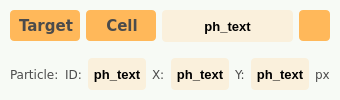
        <widget class="QFrame" name="frame_6">
         <property name="styleSheet">
          <string notr="true">background-color: rgb(247, 250, 245);
border-radius: 4px;</string>
         </property>
         <layout class="QVBoxLayout" name="verticalLayout_3" stretch="0,0">
          <property name="leftMargin">
           <number>5</number>
          </property>
          <property name="topMargin">
           <number>5</number>
          </property>
          <property name="rightMargin">
           <number>5</number>
          </property>
          <property name="bottomMargin">
           <number>5</number>
          </property>
          <item>
           <widget class="QFrame" name="frame_16">
            <property name="styleSheet">
             <string notr="true">background-color: rgb(247, 250, 245);
border-radius: 4px;</string>
            </property>
            <layout class="QHBoxLayout" name="horizontalLayout_19" stretch="0,1,3,0">
             <property name="leftMargin">
              <number>5</number>
             </property>
             <property name="topMargin">
              <number>5</number>
             </property>
             <property name="rightMargin">
              <number>5</number>
             </property>
             <property name="bottomMargin">
              <number>5</number>
             </property>
             <item>
              <widget class="QPushButton" name="pyqt5_button_select_target">
               <property name="minimumSize">
                <size>
                 <width>70</width>
                 <height>31</height>
                </size>
               </property>
               <property name="font">
                <font>
                 <family>Verdana</family>
                 <pointsize>11</pointsize>
                 <weight>75</weight>
                 <bold>true</bold>
                </font>
               </property>
               <property name="styleSheet">
                <string notr="true">QPushButton {
	border-radius: 4px;
	background-color: rgb(255, 184, 90);
	padding-left: 2px;
	color: rgb(75, 75, 75);
}
QPushButton:hover{
	background-color: rgb(248,214,176);	
}
QPushButton:pressed{
	background-color: rgb(179, 197, 192);
}
QPushButton:disabled{
	background-color: rgb(243, 239, 219);
}</string>
               </property>
               <property name="text">
                <string>Target</string>
               </property>
              </widget>
             </item>
             <item>
              <widget class="QPushButton" name="pyqt5_button_select_cell">
               <property name="minimumSize">
                <size>
                 <width>70</width>
                 <height>31</height>
                </size>
               </property>
               <property name="font">
                <font>
                 <family>Verdana</family>
                 <pointsize>11</pointsize>
                 <weight>75</weight>
                 <bold>true</bold>
                </font>
               </property>
               <property name="styleSheet">
                <string notr="true">QPushButton {
	border-radius: 4px;
	background-color: rgb(255, 184, 90);
	padding-left: 2px;
	color: rgb(75, 75, 75);
}
QPushButton:hover{
	background-color: rgb(248,214,176);	
}
QPushButton:pressed{
	background-color: rgb(179, 197, 192);
}
QPushButton:disabled{
	background-color: rgb(243, 239, 219);
}</string>
               </property>
               <property name="text">
                <string>Cell</string>
               </property>
              </widget>
             </item>
             <item>
              <widget class="QLabel" name="pyqt5_label_selection_text">
               <property name="font">
                <font>
                 <pointsize>10</pointsize>
                 <weight>75</weight>
                 <bold>true</bold>
                </font>
               </property>
               <property name="styleSheet">
                <string notr="true">border-radius: 4px;
padding: 5px;
background-color: rgb(250,240,220);
</string>
               </property>
               <property name="text">
                <string>ph_text</string>
               </property>
               <property name="alignment">
                <set>Qt::AlignCenter</set>
               </property>
              </widget>
             </item>
             <item>
              <widget class="QPushButton" name="pyqt5_button_refresh_parameters">
               <property name="enabled">
                <bool>true</bool>
               </property>
               <property name="minimumSize">
                <size>
                 <width>31</width>
                 <height>31</height>
                </size>
               </property>
               <property name="maximumSize">
                <size>
                 <width>31</width>
                 <height>31</height>
                </size>
               </property>
               <property name="font">
                <font>
                 <family>Verdana</family>
                 <pointsize>14</pointsize>
                </font>
               </property>
               <property name="toolTip">
                <string>Refresh Generators</string>
               </property>
               <property name="styleSheet">
                <string notr="true">QPushButton {
	border-radius: 4px;
	background-color: rgb(255, 184, 90);
	padding-left: 2px;
	color: rgb(75, 75, 75);
	image: url(:/ui/qt/resources/buttons/refresh_icon.png);
}
QPushButton:hover{
	background-color: rgb(248,214,176);	
	image: url(:/ui/qt/resources/buttons/refresh_icon.png);
}
QPushButton:pressed{
	background-color: rgb(179, 197, 192);
	image: url(:/ui/qt/resources/buttons/refresh_icon.png);
}
QPushButton:disabled{
	background-color: rgb(243, 239, 219);
	image: url(:/ui/qt/resources/buttons/refresh_icon.png);
}</string>
               </property>
               <property name="text">
                <string/>
               </property>
              </widget>
             </item>
            </layout>
           </widget>
          </item>
          <item>
           <widget class="QFrame" name="frame_15">
            <property name="styleSheet">
             <string notr="true">background-color: rgb(247, 250, 245);
border-radius: 4px;</string>
            </property>
            <layout class="QHBoxLayout" name="horizontalLayout_14" stretch="0,0,0,0,0,0,0,0">
             <property name="leftMargin">
              <number>5</number>
             </property>
             <property name="topMargin">
              <number>5</number>
             </property>
             <property name="rightMargin">
              <number>5</number>
             </property>
             <property name="bottomMargin">
              <number>5</number>
             </property>
             <item>
              <widget class="QLabel" name="static_odsc_label_27">
               <property name="minimumSize">
                <size>
                 <width>0</width>
                 <height>21</height>
                </size>
               </property>
               <property name="font">
                <font>
                 <family>Verdana</family>
                 <pointsize>9</pointsize>
                 <weight>50</weight>
                 <italic>false</italic>
                 <bold>false</bold>
                </font>
               </property>
               <property name="styleSheet">
                <string notr="true">color: rgb(75, 75, 75);</string>
               </property>
               <property name="text">
                <string>Particle:</string>
               </property>
              </widget>
             </item>
             <item>
              <widget class="QLabel" name="static_odsc_label_30">
               <property name="minimumSize">
                <size>
                 <width>0</width>
                 <height>21</height>
                </size>
               </property>
               <property name="font">
                <font>
                 <family>Verdana</family>
                 <pointsize>9</pointsize>
                 <weight>50</weight>
                 <italic>false</italic>
                 <bold>false</bold>
                </font>
               </property>
               <property name="styleSheet">
                <string notr="true">color: rgb(75, 75, 75);</string>
               </property>
               <property name="text">
                <string>ID:</string>
               </property>
              </widget>
             </item>
             <item>
              <widget class="QLabel" name="pyqt5_label_cell_id">
               <property name="font">
                <font>
                 <pointsize>10</pointsize>
                 <weight>75</weight>
                 <bold>true</bold>
                </font>
               </property>
               <property name="styleSheet">
                <string notr="true">border-radius: 4px;
padding: 5px;
background-color: rgb(250,240,220);
</string>
               </property>
               <property name="text">
                <string>ph_text</string>
               </property>
               <property name="alignment">
                <set>Qt::AlignCenter</set>
               </property>
              </widget>
             </item>
             <item>
              <widget class="QLabel" name="static_odsc_label_31">
               <property name="minimumSize">
                <size>
                 <width>0</width>
                 <height>21</height>
                </size>
               </property>
               <property name="font">
                <font>
                 <family>Verdana</family>
                 <pointsize>9</pointsize>
                 <weight>50</weight>
                 <italic>false</italic>
                 <bold>false</bold>
                </font>
               </property>
               <property name="styleSheet">
                <string notr="true">color: rgb(75, 75, 75);</string>
               </property>
               <property name="text">
                <string>X:</string>
               </property>
              </widget>
             </item>
             <item>
              <widget class="QLabel" name="pyqt5_label_cell_x">
               <property name="font">
                <font>
                 <pointsize>10</pointsize>
                 <weight>75</weight>
                 <bold>true</bold>
                </font>
               </property>
               <property name="styleSheet">
                <string notr="true">border-radius: 4px;
padding: 5px;
background-color: rgb(250,240,220);
</string>
               </property>
               <property name="text">
                <string>ph_text</string>
               </property>
               <property name="alignment">
                <set>Qt::AlignCenter</set>
               </property>
              </widget>
             </item>
             <item>
              <widget class="QLabel" name="static_odsc_label_28">
               <property name="minimumSize">
                <size>
                 <width>0</width>
                 <height>21</height>
                </size>
               </property>
               <property name="font">
                <font>
                 <family>Verdana</family>
                 <pointsize>9</pointsize>
                 <weight>50</weight>
                 <italic>false</italic>
                 <bold>false</bold>
                </font>
               </property>
               <property name="styleSheet">
                <string notr="true">color: rgb(75, 75, 75);</string>
               </property>
               <property name="text">
                <string>Y:</string>
               </property>
              </widget>
             </item>
             <item>
              <widget class="QLabel" name="pyqt5_label_cell_y">
               <property name="font">
                <font>
                 <pointsize>10</pointsize>
                 <weight>75</weight>
                 <bold>true</bold>
                </font>
               </property>
               <property name="styleSheet">
                <string notr="true">border-radius: 4px;
padding: 5px;
background-color: rgb(250,240,220);
</string>
               </property>
               <property name="text">
                <string>ph_text</string>
               </property>
               <property name="alignment">
                <set>Qt::AlignCenter</set>
               </property>
              </widget>
             </item>
             <item>
              <widget class="QLabel" name="static_odsc_label_29">
               <property name="minimumSize">
                <size>
                 <width>0</width>
                 <height>21</height>
                </size>
               </property>
               <property name="font">
                <font>
                 <family>Verdana</family>
                 <pointsize>9</pointsize>
                 <weight>50</weight>
                 <italic>false</italic>
                 <bold>false</bold>
                </font>
               </property>
               <property name="styleSheet">
                <string notr="true">color: rgb(75, 75, 75);</string>
               </property>
               <property name="text">
                <string>px</string>
               </property>
              </widget>
             </item>
            </layout>
           </widget>
          </item>
         </layout>
        </widget>
